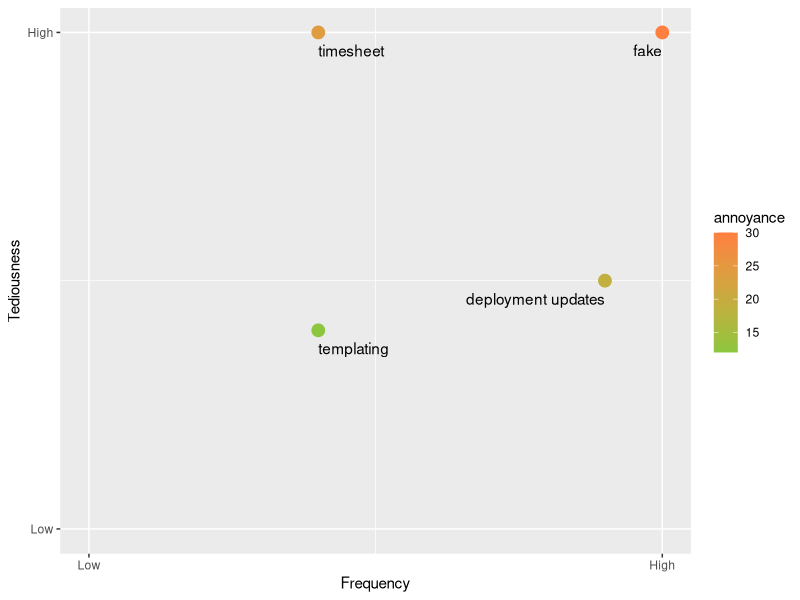
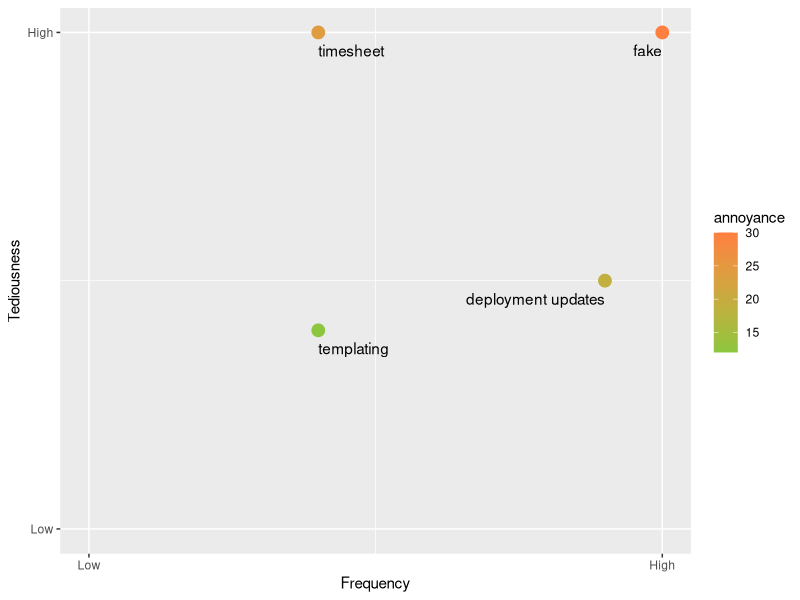

The R source for these figures, in order:
library(ggplot2)

# emakina colors
tangerine<-"#ff7f41" #orange
tangerine_transparent<-"#ff7f4185"
chartreuse<- "#8cc63f" #green
chartreuse_transparent<- "#8cc63f85"
azure<- "#008fd4" #blue
colors <- c(tangerine, chartreuse)

names<-c("timesheet","deployment updates","templating","fake")
tediousness<-c(10, 5,4,10)
frequency<- c(4,9,4,10)


data <-data.frame(names, frequency, tediousness)
data$annoyance<-data$frequency + 2* data$tediousness



p<-ggplot(data, aes(x=frequency,y=tediousness)) +
   geom_point(aes(color=annoyance), size = 4) +
   geom_text(aes(label=names),hjust="inward",vjust=2) +
   scale_colour_gradient(low=chartreuse, high=tangerine) + # color coding of points
   xlab('Frequency') + ylab('Tediousness') + # Axis labels
   # lim is the range of the x-axis, breaks defines which ticks to display, and labels are the labels of the ticks
   scale_x_continuous(lim=c(0,max(data$frequency)), breaks=c(0, max(data$frequency)), labels=c('Low', 'High')) +
   # same as for x-axis :)
   scale_y_continuous(lim=c(0,max(data$tediousness)), breaks=c(0, max(data$tediousness)), labels=c('Low', 'High'))

p
ggsave("./assets/scatterplot.png", p, bg = "transparent")
